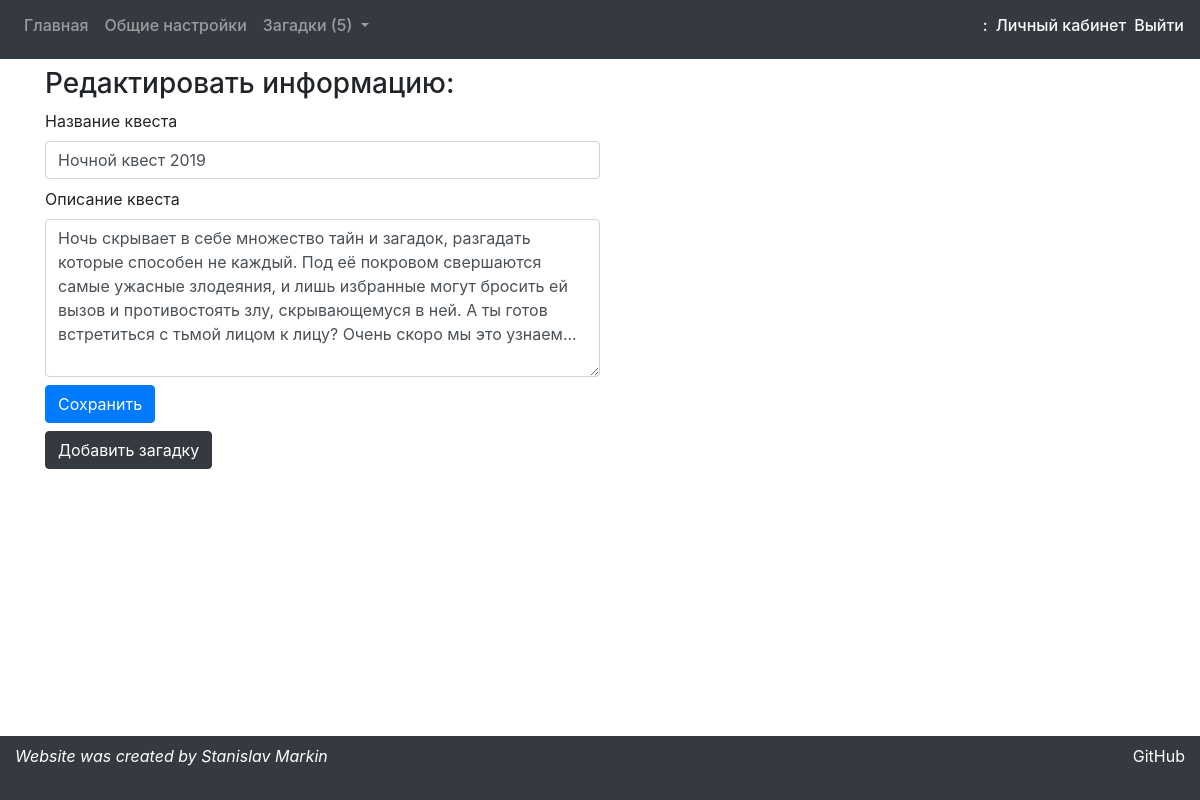
Screenshot of /edit/1 with the database file from the repository.
### preparationApp/models.py (models this page shows, shortened)
class Quest(models.Model):
    title = models.CharField(max_length=30)
    start_date = models.DateTimeField()
    description = models.TextField()
    owner = models.ForeignKey(User, models.CASCADE)

### creationApp/views.py (the view)
# urls.py: path('<int:quest_id>', views.main_edit, name="main_edit"),
def main_edit(request, quest_id):
    if request.method == 'POST':
        quest = Quest.objects.get(id=quest_id)
        quest.title = request.POST['title']
        quest.description = request.POST['description']
        quest.save()
        request.session['message'] = 'Информация о квесте была изменена'
        return redirect('/edit/'+str(quest_id))
    else:
        args = get_args(quest_id)
        if request.session.get('message'):
            args['message'] = request.session.get('message')
            request.session.pop('message')
        return render(request, 'creationApp/mainEditPage.html', args)

### creationApp/views.py (called while the page is built)
def get_args(quest_id):
    quest = Quest.objects.get(id=quest_id)
    puzzles = list(filter(lambda p: p.quest == quest, Puzzle.objects.all()))
    return {'quest': quest, 'puzzles': puzzles, 'message': 'none'}

### creationApp/templates/creationApp/mainEditPage.html (shortened to what this page needs)
{% extends 'creationApp/mainWrapper.html' %}
{% block content %}
    <h3>Редактировать информацию:</h3>
    <form action="/edit/{{ quest.id }}" method="post">{% csrf_token %}
        <label for="quest_title">Название квеста</label>
        <input type="text" class="form-control mb-2 w-50" id="quest_title" name="title" value="{{ quest.title }}">
        <label for="description">Описание квеста</label>
        <textarea class="form-control mb-2 w-50" rows="6"
                  id="description" name="description">{{ quest.description }}</textarea>
        <input type="submit" class="btn btn-primary mb-2" value="Сохранить">
    </form>
    <button type="button" id="gifsBtn" class="btn btn-dark mb-2"
            data-toggle="collapse" data-target="#puzzle">
        Добавить загадку
    </button>
{% endblock %}

### rows the page displays
Quest: title "Ночной квест 2019", description "Ночь скрывает в себе множество тайн и загадок, разгадать которые способен не каждый. Под её покровом свершаются самые ужасные злодеяния, и лишь избранные могут бросить ей вызов и противостоять злу, скрывающемуся в ней. А ты готов встретиться с тьмой лицом к лицу? Очень скоро мы это узнаем..."

### other values shown
{{ puzzles|length }} "5"
